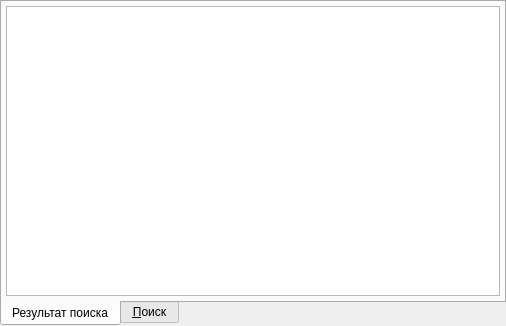
<?xml version="1.0" encoding="UTF-8"?>
<ui version="4.0">
 <class>ActionTypeComboBoxExPopup</class>
 <widget class="QWidget" name="ActionTypeComboBoxExPopup">
  <property name="geometry">
   <rect>
    <x>0</x>
    <y>0</y>
    <width>506</width>
    <height>326</height>
   </rect>
  </property>
  <property name="windowTitle">
   <string>Form</string>
  </property>
  <layout class="QGridLayout">
   <property name="margin">
    <number>0</number>
   </property>
   <property name="spacing">
    <number>0</number>
   </property>
   <item row="0" column="0">
    <widget class="QTabWidget" name="tabWidget">
     <property name="tabPosition">
      <enum>QTabWidget::South</enum>
     </property>
     <property name="tabShape">
      <enum>QTabWidget::Rounded</enum>
     </property>
     <property name="currentIndex">
      <number>0</number>
     </property>
     <widget class="QWidget" name="tabClientRelation">
      <attribute name="title">
       <string>Результат поиска</string>
      </attribute>
      <layout class="QVBoxLayout">
       <property name="spacing">
        <number>4</number>
       </property>
       <property name="margin">
        <number>4</number>
       </property>
       <item>
        <widget class="CTreeView" name="tblActionTypeFind"/>
       </item>
      </layout>
     </widget>
     <widget class="QWidget" name="tabSearch">
      <attribute name="title">
       <string>&amp;Поиск</string>
      </attribute>
      <layout class="QGridLayout">
       <property name="margin">
        <number>4</number>
       </property>
       <property name="spacing">
        <number>4</number>
       </property>
       <item row="6" column="1" colspan="4">
        <widget class="QCheckBox" name="chkPreferableOrgStructure">
         <property name="text">
          <string>Признак &quot;является предпочитаемой&quot; для подразделения</string>
         </property>
         <property name="checked">
          <bool>true</bool>
         </property>
        </widget>
       </item>
       <item row="0" column="1" colspan="4">
        <widget class="QLineEdit" name="edtCode"/>
       </item>
       <item row="11" column="0" colspan="2">
        <spacer>
         <property name="orientation">
          <enum>Qt::Horizontal</enum>
         </property>
         <property name="sizeHint" stdset="0">
          <size>
           <width>231</width>
           <height>20</height>
          </size>
         </property>
        </spacer>
       </item>
       <item row="11" column="4">
        <widget class="QDialogButtonBox" name="buttonBox">
         <property name="sizePolicy">
          <sizepolicy hsizetype="Fixed" vsizetype="Fixed">
           <horstretch>0</horstretch>
           <verstretch>0</verstretch>
          </sizepolicy>
         </property>
         <property name="orientation">
          <enum>Qt::Horizontal</enum>
         </property>
         <property name="standardButtons">
          <set>QDialogButtonBox::Apply|QDialogButtonBox::Reset</set>
         </property>
         <property name="centerButtons">
          <bool>false</bool>
         </property>
        </widget>
       </item>
       <item row="10" column="0">
        <spacer>
         <property name="orientation">
          <enum>Qt::Vertical</enum>
         </property>
         <property name="sizeHint" stdset="0">
          <size>
           <width>20</width>
           <height>141</height>
          </size>
         </property>
        </spacer>
       </item>
       <item row="2" column="1" colspan="4">
        <widget class="QLineEdit" name="edtNomenclatureCode"/>
       </item>
       <item row="1" column="0">
        <widget class="QLabel" name="lblName">
         <property name="text">
          <string>Наименование</string>
         </property>
        </widget>
       </item>
       <item row="1" column="1" colspan="4">
        <widget class="QLineEdit" name="edtName"/>
       </item>
       <item row="0" column="0">
        <widget class="QLabel" name="lblCode">
         <property name="text">
          <string>Код</string>
         </property>
        </widget>
       </item>
       <item row="2" column="0">
        <widget class="QLabel" name="lblNomenclatureCode">
         <property name="text">
          <string>Номенклатурный код</string>
         </property>
        </widget>
       </item>
       <item row="3" column="0">
        <widget class="QLabel" name="lblServiceType">
         <property name="text">
          <string>Вид услуги</string>
         </property>
        </widget>
       </item>
       <item row="7" column="0">
        <widget class="QLabel" name="lblSex">
         <property name="text">
          <string>Пол</string>
         </property>
        </widget>
       </item>
       <item row="9" column="0">
        <widget class="QLabel" name="lblAge">
         <property name="text">
          <string>Возраст с</string>
         </property>
        </widget>
       </item>
       <item row="3" column="1" colspan="4">
        <widget class="CActionServiceTypeComboBox" name="cmbServiceType"/>
       </item>
       <item row="7" column="1" colspan="4">
        <widget class="QComboBox" name="cmbSex">
         <item>
          <property name="text">
           <string>не задано</string>
          </property>
         </item>
         <item>
          <property name="text">
           <string>Мужской</string>
          </property>
         </item>
         <item>
          <property name="text">
           <string>Женский</string>
          </property>
         </item>
        </widget>
       </item>
       <item row="4" column="1" colspan="4">
        <widget class="QCheckBox" name="chkPreferable">
         <property name="text">
          <string>Признак &quot;является предпочитаемой&quot; для ЛПУ</string>
         </property>
        </widget>
       </item>
       <item row="9" column="1">
        <widget class="QSpinBox" name="spbAgeFor"/>
       </item>
       <item row="9" column="2">
        <widget class="QLabel" name="label">
         <property name="text">
          <string>по</string>
         </property>
        </widget>
       </item>
       <item row="9" column="3">
        <widget class="QSpinBox" name="spbAgeTo">
         <property name="maximum">
          <number>150</number>
         </property>
        </widget>
       </item>
       <item row="9" column="4">
        <spacer name="horizontalSpacer">
         <property name="orientation">
          <enum>Qt::Horizontal</enum>
         </property>
         <property name="sizeHint" stdset="0">
          <size>
           <width>40</width>
           <height>20</height>
          </size>
         </property>
        </spacer>
       </item>
       <item row="5" column="0">
        <widget class="QLabel" name="lblOrgStructure">
         <property name="text">
          <string>Подразделение</string>
         </property>
        </widget>
       </item>
       <item row="5" column="1" colspan="4">
        <widget class="COrgStructureComboBox" name="cmbOrgStructure"/>
       </item>
      </layout>
     </widget>
    </widget>
   </item>
  </layout>
 </widget>
 <customwidgets>
  <customwidget>
   <class>CTreeView</class>
   <extends>QTableView</extends>
   <header location="global">library/TreeView.h</header>
  </customwidget>
  <customwidget>
   <class>CActionServiceTypeComboBox</class>
   <extends>QComboBox</extends>
   <header location="global">Events/ActionServiceType.h</header>
  </customwidget>
  <customwidget>
   <class>COrgStructureComboBox</class>
   <extends>QComboBox</extends>
   <header>Orgs/OrgStructComboBoxes.h</header>
  </customwidget>
 </customwidgets>
 <tabstops>
  <tabstop>tabWidget</tabstop>
  <tabstop>edtCode</tabstop>
  <tabstop>edtName</tabstop>
  <tabstop>edtNomenclatureCode</tabstop>
  <tabstop>cmbServiceType</tabstop>
  <tabstop>chkPreferable</tabstop>
  <tabstop>cmbOrgStructure</tabstop>
  <tabstop>chkPreferableOrgStructure</tabstop>
  <tabstop>cmbSex</tabstop>
  <tabstop>spbAgeFor</tabstop>
  <tabstop>spbAgeTo</tabstop>
  <tabstop>buttonBox</tabstop>
  <tabstop>tblActionTypeFind</tabstop>
 </tabstops>
 <resources/>
 <connections/>
</ui>
